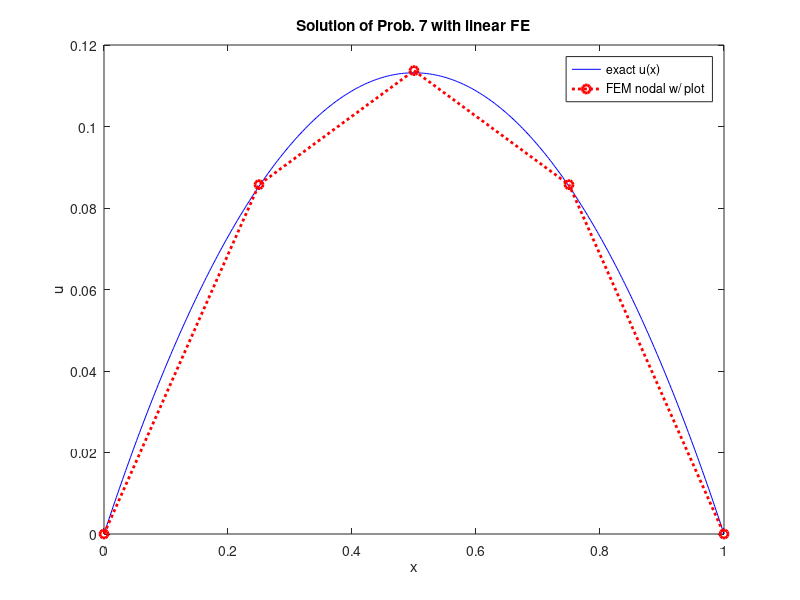
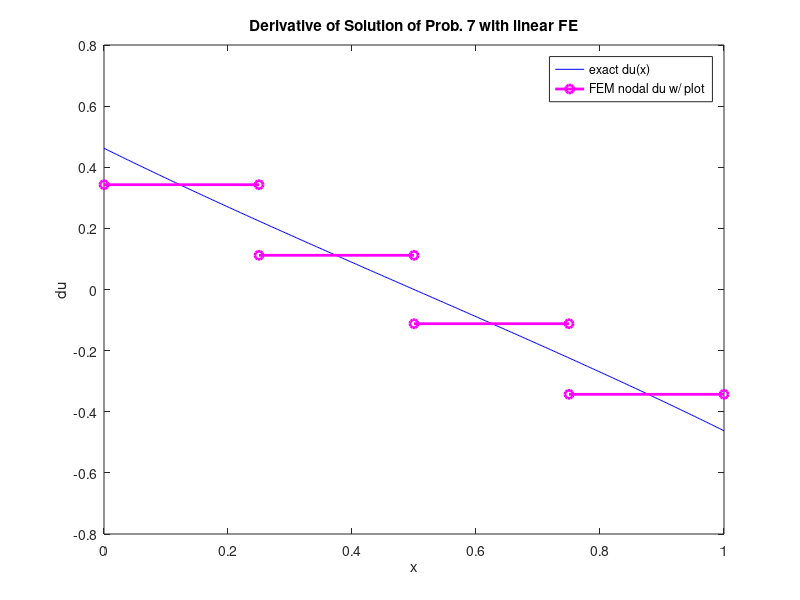

Source code (MATLAB) for these figures, in order:
%--------------------------------------------------------------------------
% Ola Simple FINITE ELEMENT CODE FOR a 2node (linear) 1D 2nd order diff. equation
%
% version 04 M.M. Neves - It is not a fully tested code. 
% This version * Mar 2020 (Octave, but runs in Matlab)
% Solve 
%       a*d2u/dx2+c*u=f     In P7 a=-1, c=1 and f=1  
%       u(0)=u(1)=0         Only Dirichelet (essential) boundary conditions
%
%
%------Prob 7 * This is the short script _AP3_FEA_1D_Prob7s.m 
clear all
clc
dt2pause=0
%
% Input data including Physical properties (pre-processing)
Nelem=4                 % Total Number of Finite Elements
LL=1                    % Total Lenght of the Domain (in m)
he=LL/Nelem             % Element lenght (m)
fixdofs=[1;Nelem+1]     % Nodal value of u fixed at first node
%
format rat
% Element stiffness matrix construction:
Ke=1/he*[1 -1; -1 1] + he*[1/3 1/6; 1/6 1/3]
% Distributed load vector construction (Only uniform load f=1 case):
Fe=he/2*[1 ; 1]
disp ("wait please...");
pause (dt2pause);
%
% Definition of global matrices:
K=sparse(Nelem+1,Nelem+1);
F=sparse(Nelem+1,1);
%
for ie=1:Nelem
edof=[ie,ie+1];
K(edof,edof)=K(edof,edof)+Ke;
F(edof,1)=F(edof,1)+Fe;
 full(K)
 full(F)
disp ("wait please...");
pause (dt2pause);
end
%
% Dirichelet Boundary conditions:
alldofs=1:Nelem+1
freedofs=setdiff(alldofs,fixdofs)
%
 full(K(freedofs,freedofs))
 full(F(freedofs,1))
%
% Solving Ku=F (processing)
U(freedofs,1)=K(freedofs,freedofs)\F(freedofs,1)
U(fixdofs,1)=0;
full(U)
%
format long
full(U)
disp ("wait please...");
pause (dt2pause);
%
% plots (postprocessing)
% 
clf
figure(1)
x=0:he/100:1; y=-0.2689414*exp(x)-0.7310585*exp(-x)+1; plot(x,y,'b-'); hold on;
x=0:he:1; plot(x,U,'r:o','LineWidth',2);
%x=0:he:1; plot(x,U,'g:o','LineWidth',2);
%x=0:he:1; plot(x,U,'k:o','LineWidth',2);
xlabel('x'); ylabel('u'); title('Solution of Prob. 7 with linear FE'); hold on;
legend('exact u(x)','FEM nodal w/ plot');
title('Solution of Prob. 7 with linear FE')

figure(2)
x=0:he/100:1; dy=-0.2689414*exp(x)+0.7310585*exp(-x); plot(x,dy,'b-'); hold on
for ie=1:Nelem
dfe=-(1/he)*U(ie,1)+(1/he)*U(ie+1,1);
xe=(ie-1)*he:he:ie*he; plot(xe,[dfe dfe],'m-o','LineWidth',2); hold on
%xe=(ie-1)*he:he:ie*he; plot(xe,[dfe dfe],'g-o','LineWidth',2); hold on
%xe=(ie-1)*he:he:ie*he; plot(xe,[dfe dfe],'k-o','LineWidth',2); hold on
end
xlabel('x'); ylabel('du'); 
legend('exact du(x)','FEM nodal du w/ plot')
title('Derivative of Solution of Prob. 7 with linear FE')




